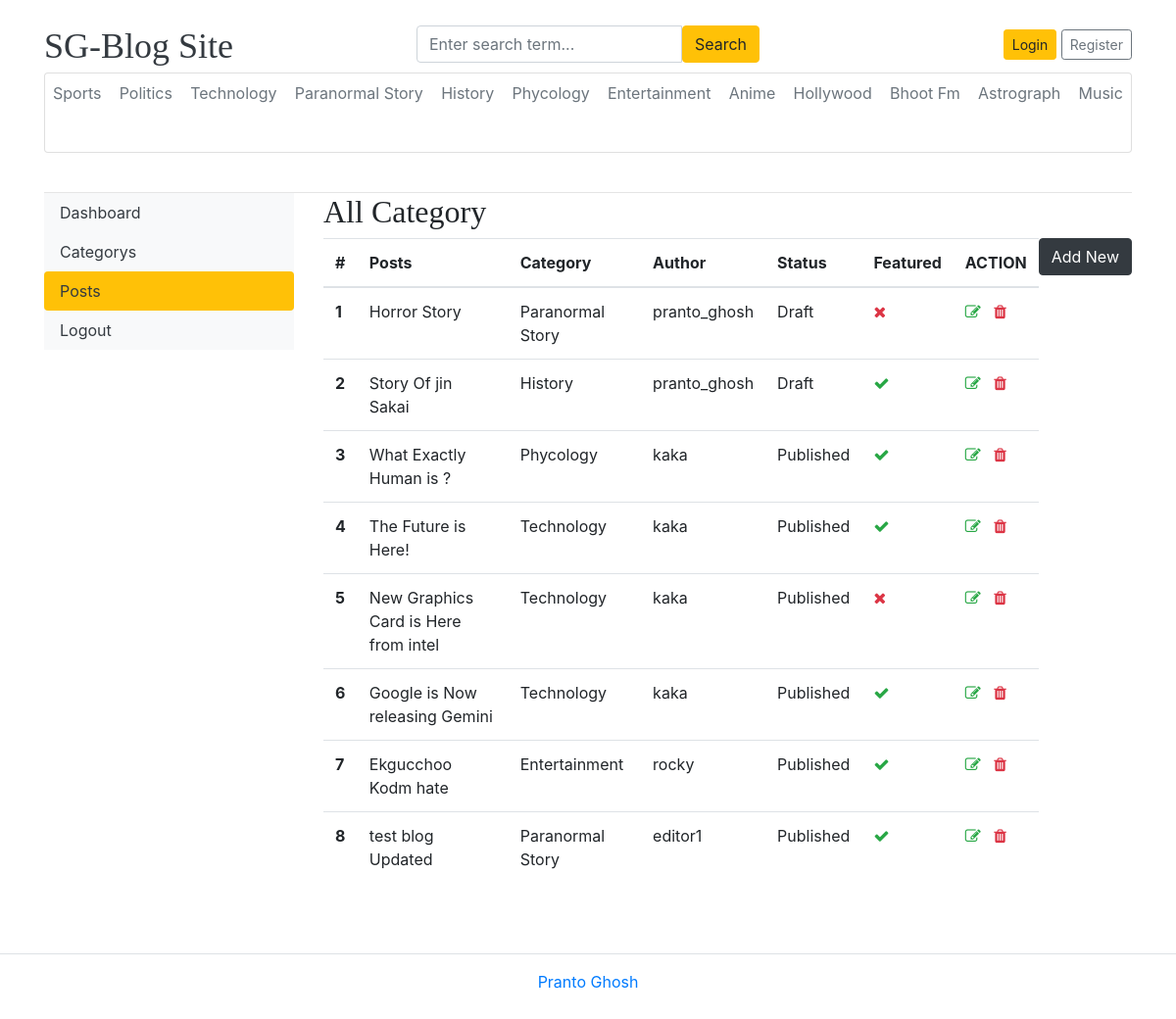
The app's page /dashboard/posts/ with its own data.
### blogs/models.py (models this page shows)
class category(models.Model):
    category_name=models.CharField(max_length=50,unique=True)
    created_at=models.DateTimeField(auto_now_add=True)
    updated_at=models.DateTimeField(auto_now=True)
    class Meta:
        verbose_name_plural='category'
    def __str__(self):
        return self.category_name

class Blog(models.Model):
    title = models.CharField(max_length=100)
    slug = models.SlugField(max_length=150,unique=True,blank=True)
    author = models.ForeignKey(User,on_delete=models.CASCADE)
    category = models.ForeignKey(category,on_delete=models.CASCADE)
    featured_image = models.ImageField(upload_to='uploads/%Y/%m/%d')
    short_description = models.TextField(max_length=500)
    blog_body = models.TextField(max_length=52000)
    status = models.CharField(max_length=20,choices=STATUS_CHOICE,default="Draft")
    is_featured = models.BooleanField(default=False)
    created_at = models.DateTimeField(auto_now_add=True)
    updated_at = models.DateTimeField(auto_now=True)
    def __str__(self):
        return self.title

### Dashboard/views.py (the view)
# urls.py: path('posts/',posts,name='posts'),
def posts(request):
    post = Blog.objects.all()
    context = {
        'post':post
    }
    return render(request,'dashboard/posts.html',context)

### blogs/context_processors.py (called while the page is built)
def category_list(request):
    category_list=category.objects.all()
    return dict(category_list=category_list)

def Social_Link(requset):
    social_links=social_link.objects.all()
    return dict(social_links=social_links)

### templates/dashboard/posts.html (shortened to what this page needs)
{% extends 'base.html' %}
{% block body %}
<div class="row">
{% include "dashboard/side_bar.html" %}
    <div class="col-md-9">
      <h2> All Category </h2>
      <a href="{% url 'add_posts' %}" class="btn btn-dark text-White float-right mb-5 "> Add New </a>
        <div class="row">
            <table class="table table-hover">
                <thead>
                  <tr>
                    <th>#</th>
                    <th>Posts</th>
                    <th>Category</th>
                    <th>Author </th>
                    <th>Status </th>
                    <th>Featured </th>
                    <th>ACTION </th>
                  </tr>
                </thead>
                <tbody>
                  {% for cat in post %}
                    <tr>
                    <th scope="row">{{ forloop.counter }} </th>
                    <td>{{cat}}</td>
                    <td>{{cat.category}}</td>
                    <td>{{cat.author}}</td>
                    <td>{{cat.status}}</td>
                    <td>{% if cat.is_featured %}<i class="fa fa-check text-success" {% else %} <i class="fa fa-times text-danger" {% endif %}></td>
                    <td>
                        <a href="{% url "edit_post" cat.pk %}"><i class="fa fa-edit text-success"></i></a>
                        <a href="{% url "delete_post" cat.pk %}"><i class="fa fa-trash text-danger"></i></a>
                    </td>
                    </tr>
                  {% endfor %}
                </tbody>
              </table>
            </div>
        </div>
    </div>
 </div>
{% endblock %}

### templates/base.html (shortened to what this page needs)
{% load static %}
<!DOCTYPE html>
<html lang="en">
<head>
    <link href="https://getbootstrap.com/docs/4.0/dist/css/bootstrap.min.css" rel="stylesheet">
    <link href="{% static 'css/blog.css' %}" rel="stylesheet">
    <link rel="stylesheet" href="https://cdnjs.cloudflare.com/ajax/libs/font-awesome/4.7.0/css/font-awesome.min.css">
  </head>
    <div class="container">
      <header class="blog-header py-3">
        <div class="row flex-nowrap justify-content-between align-items-center">
          <div class="col-4 pt-1">
            <a class="blog-header-logo text-dark" href="/">SG-Blog Site </a>
          </div>
          <div class="col-4 ">
            <form action="{% url 'search' %}" method="GET">
              <div class="input-group">
                <input class="form-control" type="text" name="keyword" placeholder="Enter search term..." aria-label="Enter search term..." aria-describedby="button-search" />
                <button type="submit" class="btn btn-warning" id="button-search" type="button">Search</button>
            </div>
            </form>
          </div>
          <div class="col-4 d-flex justify-content-end align-items-center">
            {% if not user.is_authenticated %}
            <a class="btn btn-sm btn-warning" href="{% url 'login' %}">Login</a> &nbsp;
            <a class="btn btn-sm btn-outline-secondary" href="{% url 'register' %}">Register</a>
            {% else %}
            <span><a href="{% url 'dashboard' %}"> Dashboard </a></span>
            &emsp;
            <span><a href="{% url 'logout' %}">Logout</a> </span>
            {% endif %}
          </div>
        </div>
<div class="card mb-4">
  <nav class="nav d-flex justify-content-between">
    {% for i in category_list%}
    <a class="p-2 text-muted" href="{% url 'post_by_category' i.id  %}" >{{i.category_name}}</a>
    {% endfor %}
  </nav>
  <div class="card-body">
</div>
</div>
    </header>
 {% block body %}{% endblock %}
  <footer class="py-3 my-4">
    <ul class="nav justify-content-center border-bottom pb-3 mb-3">
    </ul>
    <p  class="text-center text-muted"> <a href="https://github.com/superkhool" > Pranto Ghosh </a></p>
  </footer>
</html>

### static/css/blog.css (style rules this page uses)
.blog-header { border-bottom: 1px solid #e5e5e5; }
.blog-header-logo { font-family: "Playfair Display", Georgia, "Times New Roman", serif; font-size: 2.25rem; }
h1, h2, h3, h4, h5, h6 { font-family: "Playfair Display", Georgia, "Times New Roman", serif; }

### records on screen
category: category_name "Sports"
category: category_name "Politics"
category: category_name "Technology"
category: category_name "Paranormal Story"
category: category_name "History"
category: category_name "Phycology"
category: category_name "Entertainment"
category: category_name "Anime"
category: category_name "Hollywood"
category: category_name "Bhoot Fm"
category: category_name "Astrograph"
category: category_name "Music"
Blog: title "Horror Story", category "Paranormal Story", author "pranto_ghosh", status "Draft", is_featured False (drawn)
Blog: title "Story Of jin Sakai", category "History", author "pranto_ghosh", status "Draft", is_featured True (drawn)
Blog: title "What Exactly Human is ?", category "Phycology", author "kaka", status "Published", is_featured True (drawn)
Blog: title "The Future is Here!", category "Technology", author "kaka", status "Published", is_featured True (drawn)
Blog: title "New Graphics Card is Here from intel", category "Technology", author "kaka", status "Published", is_featured False (drawn)
Blog: title "Google is Now releasing Gemini", category "Technology", author "kaka", status "Published", is_featured True (drawn)
Blog: title "Ekgucchoo Kodm hate", category "Entertainment", author "rocky", status "Published", is_featured True (drawn)
Blog: title "test blog Updated", category "Paranormal Story", author "editor1", status "Published", is_featured True (drawn)
